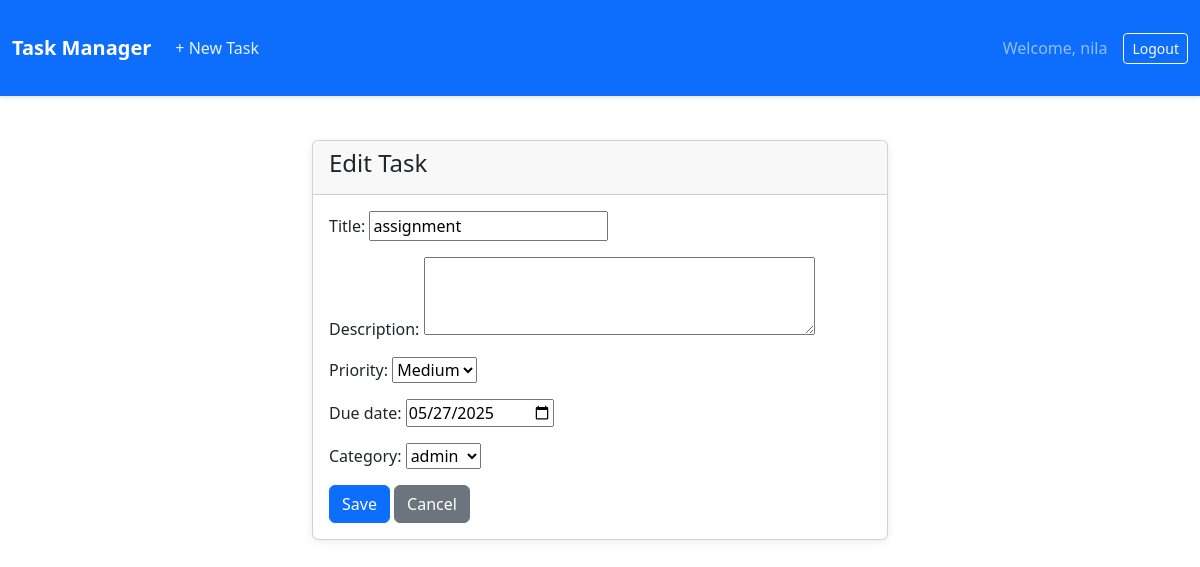
Screenshot of /task/edit/4/ (signed in) with the database file from the repository.
### taskmanager/models.py (models this page shows, shortened)
class Task(models.Model):
    PRIORITY_CHOICES = (
        ('H', 'High'),
        ('M', 'Medium'),
        ('L', 'Low'),
    )
    title = models.CharField(max_length=200)
    description = models.TextField(blank=True, null=True)
    due_date = models.DateField(blank=True, null=True)
    completed = models.BooleanField(default=False)
    priority = models.CharField(max_length=1, choices=PRIORITY_CHOICES, default='M')
    category = models.ForeignKey(Category, on_delete=models.SET_NULL, blank=True, null=True)
    user = models.ForeignKey(User, on_delete=models.CASCADE)
    created_at = models.DateTimeField(auto_now_add=True)

### taskmanager/views.py (the view)
# urls.py: path('task/edit/<int:task_id>/', views.edit_task, name='edit_task'),
@login_required
def edit_task(request, task_id):
    task = get_object_or_404(Task, id=task_id, user=request.user)
    if request.method == 'POST':
        form = TaskForm(request.user, request.POST, instance=task)
        if form.is_valid():
            form.save()
            return redirect('dashboard')
    else:
        form = TaskForm(request.user, instance=task)
    return render(request, 'taskmanager/task_form.html', {'form': form})

### taskmanager/forms.py
class TaskForm(forms.ModelForm):
    class Meta:
        model = Task
        fields = ["title", "description", "priority", "due_date", "category"]
        widgets = {
            "due_date": forms.DateInput(attrs={"type": "date"}),
            "description": forms.Textarea(attrs={"rows": 3}),
        }
    def __init__(self, user, *args, **kwargs):
        super().__init__(*args, **kwargs)
        self.fields['category'].queryset = Category.objects.filter(user=user)

### taskmanager/models.py (called while the page is built)
    def __str__(self):
        return self.name

### taskmanager/templates/taskmanager/task_form.html (shortened to what this page needs)
{% extends "taskmanager/base.html" %}
{% block content %}
     <div class="row">
        <div class="col-md-6 mx-auto">
            <div class="card">
                <div class="card-header">
                    <h4>{% if form.instance.id %}Edit Task{% else %}Add New Task{% endif %}</h4>
                    </div>
                    <div class="card-body">
                        <form method="post">
                            {{ form.as_p }}
                            <button type="submit" class="btn btn-primary">Save</button>
                            <a href="{% url 'dashboard' %}" class="btn btn-secondary">Cancel</a>
                        </form>
                    </div>
                </div>
            </div>
        </div>
     {% endblock %}

### taskmanager/templates/taskmanager/base.html (shortened to what this page needs)
{% load static %}
<!DOCTYPE html>
<html lang="en">
<head>
    <link rel="stylesheet" href="{% static 'taskmanager/css/style.css' %}">
    <link href="https://cdn.jsdelivr.net/npm/bootstrap@5.3.5/dist/css/bootstrap.min.css" rel="stylesheet">
</head>
<body>
    <nav class="navbar navbar-expand-lg navbar-dark bg-primary">
        <div class="container-fluid">
            <a class="navbar-brand" href="{% url 'dashboard' %}">Task Manager</a>
            <div class="navbar-collapse">
                {% if request.user.is_authenticated %}
                <ul class="navbar-nav me-auto">
                    <li class="nav-item">
                        <a class="nav-link" href="{% url 'add_task' %}">+ New Task</a>
                    </li>
                </ul>
                <span class="navbar-text me-3">Welcome, {{ request.user.username }}</span>
                <a href="{% url 'logout' %}" class="btn btn-sm btn-outline-light">Logout</a>
                {% else %}
                <a href="{% url 'login' %}" class="btn btn-sm btn-outline-light">Login</a>
                <a href="{% url 'register' %}" class="btn btn-sm btn-outline-light ms-2">Register</a>
                {% endif %}
            </div>
        </div>
    </nav>
    <div class="container-fluid mt-4">
        {% block content %}{% endblock %}
    </div>
</body>
</html>

### taskmanager/static/taskmanager/css/style.css (style rules this page uses)
body { background-color: #f8f9fa; font-family: 'Segoe UI', Arial, sans-serif; color: #333; line-height: 1.6; }
@media (min-width: 768px) { .row { display: flex; flex-wrap: wrap; } }
.navbar { background-color: #2563eb !important; box-shadow: 0 2px 4px rgba(0,0,0,.1); padding: 0.8rem 1rem; margin-bottom: 0; }
.navbar-brand { font-size: 1.4rem; font-weight: 600; color: white !important; }
.navbar-dark .navbar-nav .nav-link { color: rgba(255, 255, 255, 0.9); }
.navbar-text { color: rgba(255, 255, 255, 0.9); margin-right: 10px; }
.btn-outline-light { border-color: rgba(255, 255, 255, 0.5); }
.container-fluid { max-width: 1200px; padding: 20px; }
.card { border: none; box-shadow: 0 2px 8px rgba(0, 0, 0, 0.08); transition: transform 0.2s ease, box-shadow 0.2s ease; margin-bottom: 20px; border-radius: 8px; background: white; }
.card-header { background-color: #f8f9fa; border-bottom: 1px solid #eaeaea; font-weight: 600; padding: 12px 20px; display: flex; justify-content: space-between; align-items: center; border-radius: 8px 8px 0 0 !important; }
.card-body { padding: 1.25rem; }
.btn { border-radius: 6px; padding: 0.375rem 0.75rem; font-weight: 500; transition: all 0.2s ease; }
.btn-primary { background-color: #2563eb; border-color: #2563eb; }
.btn-sm { font-size: 0.75rem; padding: 0.25rem 0.5rem; }

### rows the page displays
Task: title "assignment", priority "Medium", due_date "05/27/2025", category "admin"

### other values shown
{{ request.user.username }} "nila"
